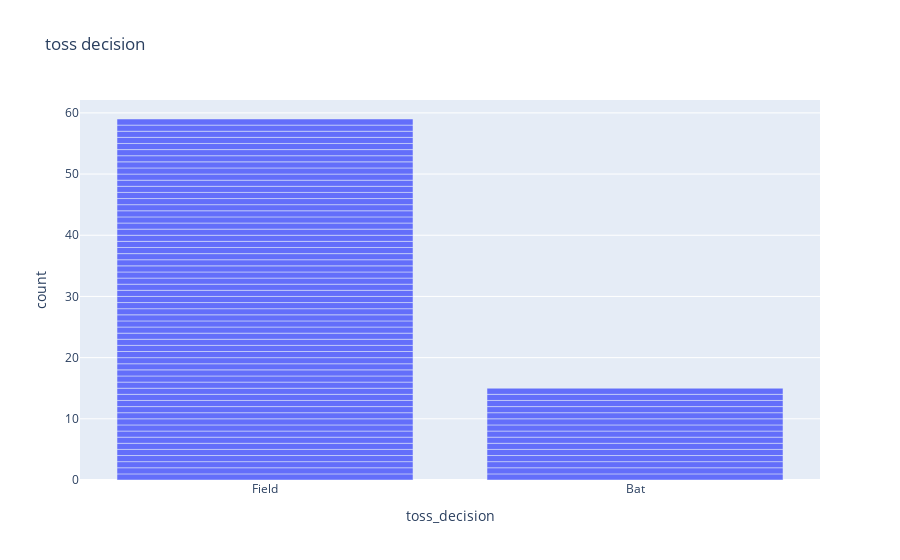

The notebook cell saved with this chart:
### Code cell
fig = px.bar(df, x='toss_decision',
        title='toss decision')
fig.show()

### Figure 1 — Plotly figure (JSON) as saved in the notebook; plotly's stock layout.template omitted (floating-point values rounded to 4 significant figures)
{"data": [{"hovertemplate": "toss_decision=%{x}<br>count=%{y}<extra></extra>", "legendgroup": "", "marker": {"color": "#636efa", "pattern": {"shape": ""}}, "name": "", "orientation": "v", "showlegend": false, "textposition": "auto", "type": "bar", "x": ["Field", "Field", "Field", "Field", "Field", "Field", "Field", "Field", "Field", "Field", "Field", "Field", "Field", "Field", "Field", "Field", "Field", "Field", "Field", "Field", "Field", "Field", "Field", "Field", "Field", "Field", "Field", "Field", "Field", "Field", "Field", "Field", "Field", "Field", "Bat", "Field", "Field", "Field", "Field", "Field", "Field", "Field", "Bat", "Field", "Bat", "Field", "Field", "Bat", "Field", "Field", "Field", "Bat", "Field", "Bat", "Field", "Field", "Bat", "Field", "Field", "Field", "Bat", "Bat", "Bat", "Field", "Field", "Bat", "Bat", "Bat", "Field", "Bat", "Field", "Field", "Field", "Bat"], "xaxis": "x", "y": [1, 1, 1, 1, 1, 1, 1, 1, 1, 1, 1, 1, 1, 1, 1, 1, 1, 1, 1, 1, 1, 1, 1, 1, 1, 1, 1, 1, 1, 1, 1, 1, 1, 1, 1, 1, 1, 1, 1, 1, 1, 1, 1, 1, 1, 1, 1, 1, 1, 1, 1, 1, 1, 1, 1, 1, 1, 1, 1, 1, 1, 1, 1, 1, 1, 1, 1, 1, 1, 1, 1, 1, 1, 1], "yaxis": "y"}], "layout": {"barmode": "relative", "legend": {"tracegroupgap": 0}, "title": {"text": "toss decision"}, "xaxis": {"anchor": "y", "domain": [0, 1], "title": {"text": "toss_decision"}}, "yaxis": {"anchor": "x", "domain": [0, 1], "title": {"text": "count"}}}}
